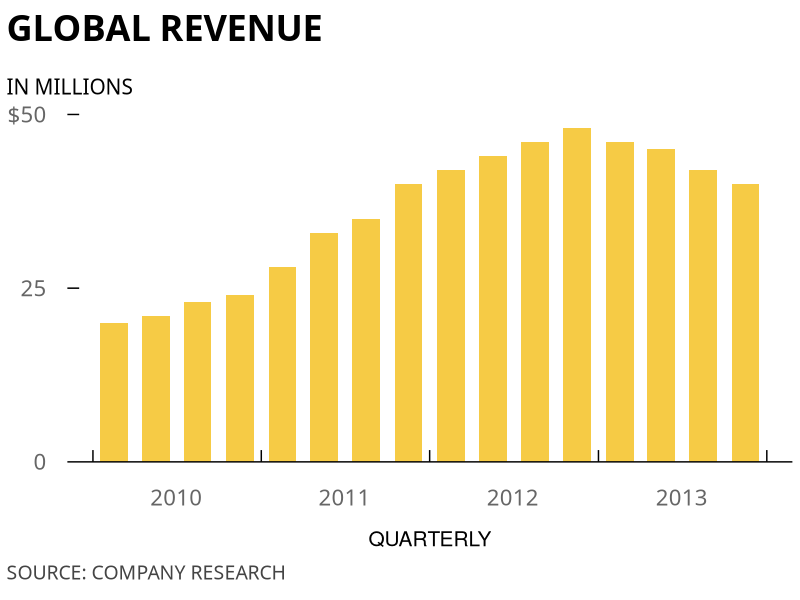

Write the R code that produced this figure.
library(ggplot2)
library(dplyr)
library(gridExtra)
library(grid)

# Several shared values
LINE_COLOR = "#000000"
AXIS_TITLE_FONT_SIZE = 15
AXIS_TITLE_COLOR = "#000000"
TEXT_GROB_X_OFFSET = 0.008

data <- read.csv("data.csv") %>%
	mutate(
		quarter = as.Date(quarter),
		revenue = revenue / 1000000
	)

chart <- ggplot(data, aes(x = quarter, y = revenue)) +
	geom_bar(
		stat = "identity",
		fill = "#f6cb45",
		width = 60,
		position = position_nudge((x = 46))
	) +
	theme(
		panel.background = element_blank(),
		axis.title.x = element_text(size = AXIS_TITLE_FONT_SIZE, margin = margin(15, 0, 0, 0), color = AXIS_TITLE_COLOR),
		axis.title.y = element_blank(),
		axis.text = element_text(size = 16, color = "#666666", family = "Proxima Nova"),

		# The hjust value is a hacky way to mostly center the text between the ticks
		# It needs to adjusted if you change the width of the chart. Also, the text
		# isn't actually centered and some axis text may be misaligned because they
		# won't all be the same width depending on the font face
		axis.text.x = element_text(hjust = -1.1, margin = margin(20, 0, 0, 0)),

		axis.text.y = element_text(margin = margin(0, 15, 0, 0)),
		axis.line.x = element_line(color = LINE_COLOR),
		axis.ticks.x = element_line(color = LINE_COLOR),

		# The transparent value for the first value causes the tick for $0 to disappear
		# otherwise it would overlap the x-axis
		axis.ticks.y = element_line(color = c("transparent", LINE_COLOR, LINE_COLOR)),

		# The negative length causes the tick to extend upward instead of downward
		axis.ticks.length = unit(-0.3, "cm")
	) +
	labs(
		x = "QUARTERLY"
	) +
	scale_y_continuous(
		breaks = c(0, 25, 50),
		labels = c(0, 25, "$50"),
		limits = c(0, 50),
		expand = c(0, 0)
	) +
	scale_x_date(
		date_labels = "%Y"
	)

title <- textGrob("GLOBAL REVENUE",
	gp = gpar(fontsize = 26, fontface = "bold", fontfamily = "PT Sans Narrow"),
	x = unit(TEXT_GROB_X_OFFSET, "npc"),
	just = c("left", "bottom"))

y_axis_title <- textGrob("IN MILLIONS",
	gp = gpar(fontsize = AXIS_TITLE_FONT_SIZE, col = AXIS_TITLE_COLOR, fontfamily = "Proxima Nova"),
	x = unit(TEXT_GROB_X_OFFSET, "npc"),
	just = c("left", "bottom"))

source <- textGrob("SOURCE: COMPANY RESEARCH",
	gp = gpar(fontsize = 14, col = "#444444", fontfamily = "Proxima Nova"),
	x = unit(TEXT_GROB_X_OFFSET, "npc"),
	just = c("left", "bottom"))

# This is necessary to get the proper alignment of the chart title, y-axis title, and source
grid.arrange(title, y_axis_title, chart, source, ncol = 1, heights = c(0.1, 0.03, 0.55, 0.05))

# We use dev.copy so we can still preview the chart in RStudio while working
dev.copy(png, "chart.png", width = 530, height = 440)
dev.off()
